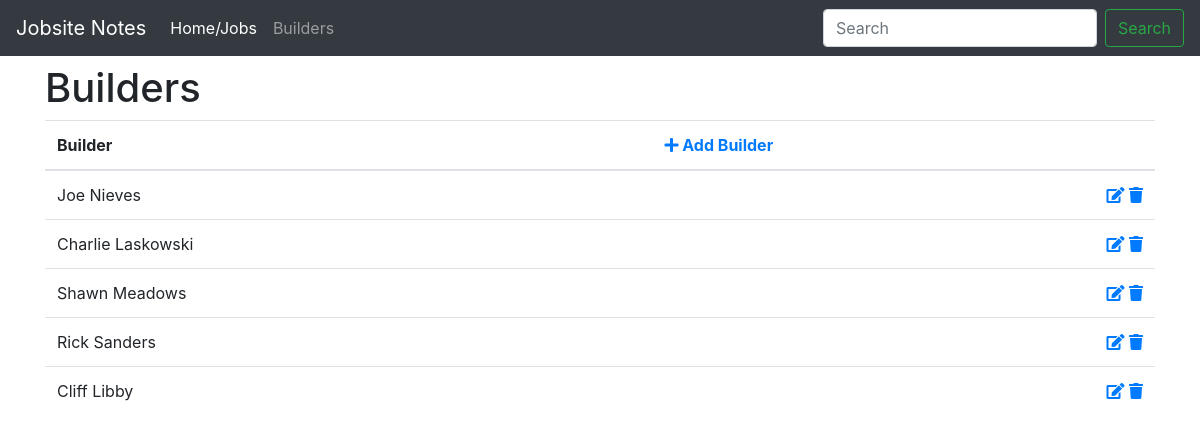
The app's page /builders/ with its own data.
### PhilsNotesApp/models.py (models this page shows)
class Builder(models.Model):
    name = models.CharField(max_length=40)
    def __str__(self):
        return self.name
    class Meta:
        verbose_name = "Builder"
        verbose_name_plural = "Builders"

### PhilsNotesApp/views.py (the view)
# urls.py: url(r'^builders/', views.builder_list, name='builder_list'),
def builder_list(request):
    builders = Builder.objects.all()
    return render(request, 'builderlist.html', {'builders': builders})

### PhilsNotesApp/templates/builderlist.html
{% extends 'base.html' %}
{% block content %}
<h1>Builders</h1>
<table class="table">
    <thead>
        <th>Builder</th>
        <th align="right"><a href="/builderadd"><i class="fas fa-plus"></i> Add Builder</a></th>
    </thead>
{% for builder in builders %}
    <tr>
        <td>{{ builder }}</td>
        <td align="right">
            <a href="/builderedit/{{ builder.id }}"><i class="fas fa-edit"></i></a>
            <a href="/builderdelete/{{ builder.id }}"><i class="fas fa-trash"></i></a>
        </td>
    </tr>
{% endfor %}
</table>
{% endblock %}

### PhilsNotesApp/templates/base.html (style rules this page uses)
body { padding-top: 4rem; }

### records on screen
Builder: name "Joe Nieves"
Builder: name "Charlie Laskowski"
Builder: name "Shawn Meadows"
Builder: name "Rick Sanders"
Builder: name "Cliff Libby"
